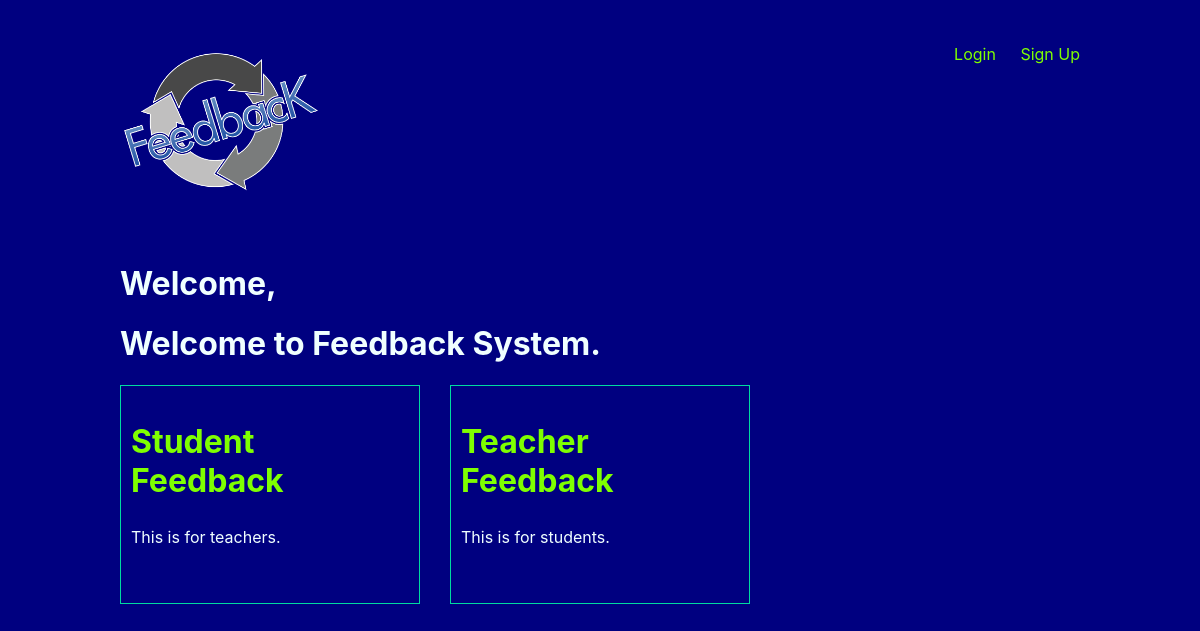
The app's page /feedbacktypes/ with its own data.
### feedbacktypes/models.py (models this page shows)
class FeedbackType(models.Model):
     title = models.CharField(max_length=100)
     slug = models.SlugField()
     body = models.TextField()

### feedbacktypes/views.py (the view)
def feedback_type(request):
    feedbacks = FeedbackType.objects.all()
    return render(request, 'feedbacktypes/feedback_type.html', {'feedbacks': feedbacks})

### feedbacktypes/templates/feedbacktypes/feedback_type.html (shortened to what this page needs)
{% extends 'feedback/base_layout.html' %}
{% block content %}
<h1>Welcome, {{request.user.username}}</h1>
        <h1>Welcome to Feedback System.</h1>
        <div class = "feedbacks">
            {% for feedback in feedbacks %}
            <div class = "feedback">
                <h2><a href="{% url 'feedbacktypes:detail'  %}">{{feedback.title}}</a></h2>
                <p>{{ feedback.body }}</p>
            </div>
            {% endfor %}
        </div>
 {% endblock %}

### feedback/templates/feedback/base_layout.html (shortened to what this page needs)
{%load static%}
<!DOCTYPE html>
<html>
    <head>
        <link rel="stylesheet" href="{%static 'feedbacktypes/style.css' %}" type="text/css">
    </head>
    <body>
        <header class = "wrapper">
            <h1><a href="{% url 'feedbacktypes:list' %}"><img src="{% static 'feedback/feed.png' %}" width = "200"></a></h1>
            <nav>
                <ul>
                    {% if user.is_authenticated %}
                    <li>
                        <form class="logout-link" action="{% url 'feedback:logout' %}" method = "post">
                            {% csrf_token %}
                            <button type="submit">Logout</button>
                        </form>
                    </li>
                    {% else %}
                        <li><a href="{% url 'feedback:login' %}">Login</a></li>
                        <li><a href="{% url 'feedback:signup' %}">Sign Up</a></li>
                    {% endif %}
                </ul>
            </nav>
        </header>
            <div class="wrapper">
            {% block content %}
            {% endblock %}
        </div>
    </body>
</html>

### feedbacktypes/static/feedbacktypes/style.css (style rules this page uses)
body { background-color: #000080; font-family: -apple-system, BlinkMacSystemFont, 'Segoe UI', Roboto, Oxygen, Ubuntu, Cantarell, 'Open Sans', 'Helvetica Neue', sans-serif; color: azure; }
a, a:hover, a:visited { color: chartreuse; text-decoration: none; }
.wrapper { max-width: 960px; margin: 0 auto; }
header { display: grid; grid-template-columns: 1fr 1fr; padding: 20px 0; }
nav { justify-self: end; }
nav li { display: inline-block; margin-left: 20px; }
.feedbacks { display: grid; grid-template-columns: 1fr 1fr 1fr; grid-gap: 30px; }
.feedback { padding: 10px; border: 1px solid #00dba0; position: relative; padding-bottom: 40px; }
.feedback h2 { font-size: 2em; }

### records on screen
FeedbackType: title "Student Feedback", body "This is for teachers."
FeedbackType: title "Teacher Feedback", body "This is for students."
